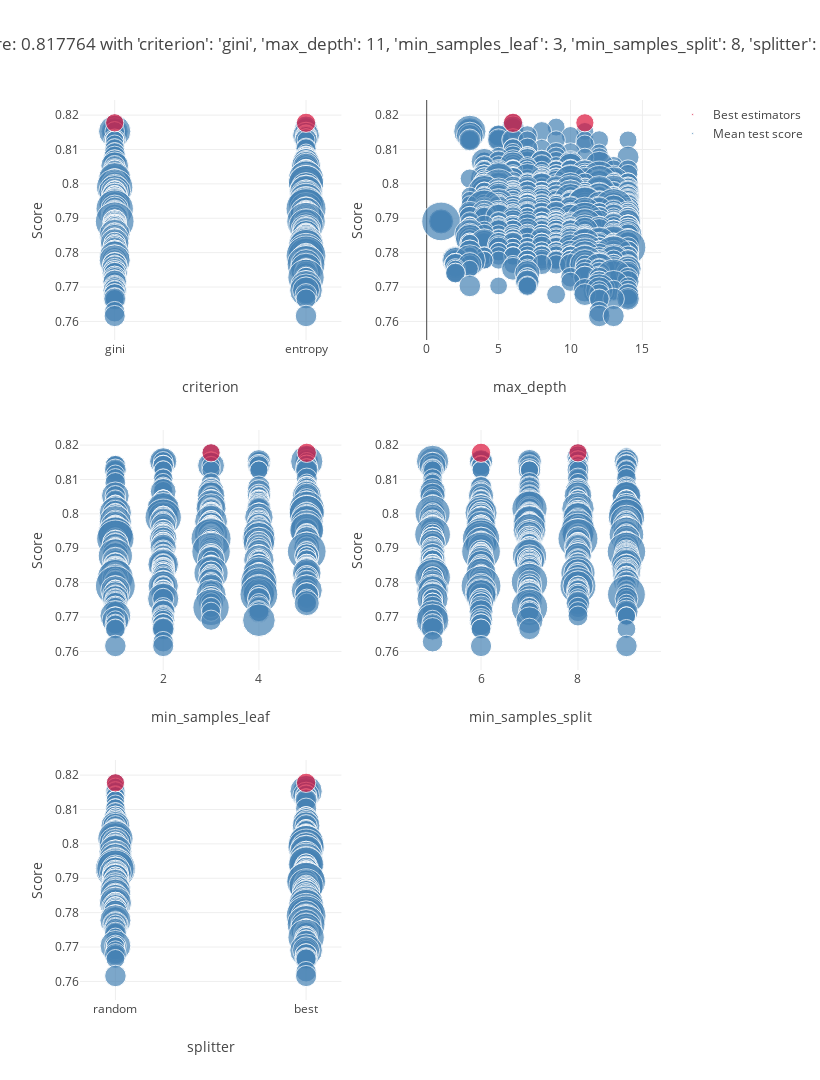

Notebook source saved alongside this figure:
### Markdown cell above
#### Postprunning

### Code cell
criter_range=['gini','entropy']
max_depth=range(15)
min_samples_split=range(5,10)
min_samples_leaf=range(1,6)

param_grid={'criterion':criter_range,'max_depth':max_depth,
            'min_samples_split':min_samples_split,
            'min_samples_leaf':min_samples_leaf,
            'splitter':["best","random"]
            }


grid_DT=GridSearchCV(DecisionTreeClassifier(), param_grid, cv=5, n_jobs=-1
) 

grid_DT.fit(X_train,y_train)

plot_grid_search(grid_DT)
table_grid_search(grid_DT)

### Figure 1 — Plotly figure (JSON) as saved in the notebook; plotly's stock layout.template omitted (floating-point values rounded to 4 significant figures; data arrays with more than 128 entries replaced by an {"elided": "..."} marker saying what was removed)
{"data": [{"marker": {"color": "SteelBlue", "size": {"elided": "1498 float values"}, "sizemin": 4, "sizemode": "area", "sizeref": 2.795e-05}, "mode": "markers", "name": "Mean test score", "showlegend": true, "text": {"elided": "1498 str values"}, "type": "scatter", "x": {"elided": "1498 str values"}, "xaxis": "x", "y": {"elided": "1498 float values"}, "yaxis": "y"}, {"marker": {"color": "Crimson", "size": [0.00464, 0.005224], "sizemin": 4, "sizemode": "area", "sizeref": 2.795e-05}, "mode": "markers", "name": "Best estimators", "showlegend": true, "text": ["{'criterion': 'gini', 'max_depth': 11, 'min_samples_leaf': 3, 'min_samples_split': 8, 'splitter': 'random'}", "{'criterion': 'entropy', 'max_depth': 6, 'min_samples_leaf': 5, 'min_samples_split': 6, 'splitter': 'best'}"], "type": "scatter", "x": ["gini", "entropy"], "xaxis": "x", "y": [0.8178, 0.8178], "yaxis": "y"}, {"marker": {"color": "SteelBlue", "size": {"elided": "1498 float values"}, "sizemin": 4, "sizemode": "area", "sizeref": 2.795e-05}, "mode": "markers", "name": "Mean test score", "showlegend": false, "text": {"elided": "1498 str values"}, "type": "scatter", "x": {"elided": "1498 int values"}, "xaxis": "x2", "y": {"elided": "1498 float values"}, "yaxis": "y2"}, {"marker": {"color": "Crimson", "size": [0.00464, 0.005224], "sizemin": 4, "sizemode": "area", "sizeref": 2.795e-05}, "mode": "markers", "name": "Best estimators", "showlegend": false, "text": ["{'criterion': 'gini', 'max_depth': 11, 'min_samples_leaf': 3, 'min_samples_split': 8, 'splitter': 'random'}", "{'criterion': 'entropy', 'max_depth': 6, 'min_samples_leaf': 5, 'min_samples_split': 6, 'splitter': 'best'}"], "type": "scatter", "x": [11, 6], "xaxis": "x2", "y": [0.8178, 0.8178], "yaxis": "y2"}, {"marker": {"color": "SteelBlue", "size": {"elided": "1498 float values"}, "sizemin": 4, "sizemode": "area", "sizeref": 2.795e-05}, "mode": "markers", "name": "Mean test score", "showlegend": false, "text": {"elided": "1498 str values"}, "type": "scatter", "x": {"elided": "1498 int values"}, "xaxis": "x3", "y": {"elided": "1498 float values"}, "yaxis": "y3"}, {"marker": {"color": "Crimson", "size": [0.00464, 0.005224], "sizemin": 4, "sizemode": "area", "sizeref": 2.795e-05}, "mode": "markers", "name": "Best estimators", "showlegend": false, "text": ["{'criterion': 'gini', 'max_depth': 11, 'min_samples_leaf': 3, 'min_samples_split': 8, 'splitter': 'random'}", "{'criterion': 'entropy', 'max_depth': 6, 'min_samples_leaf': 5, 'min_samples_split': 6, 'splitter': 'best'}"], "type": "scatter", "x": [3, 5], "xaxis": "x3", "y": [0.8178, 0.8178], "yaxis": "y3"}, {"marker": {"color": "SteelBlue", "size": {"elided": "1498 float values"}, "sizemin": 4, "sizemode": "area", "sizeref": 2.795e-05}, "mode": "markers", "name": "Mean test score", "showlegend": false, "text": {"elided": "1498 str values"}, "type": "scatter", "x": {"elided": "1498 int values"}, "xaxis": "x4", "y": {"elided": "1498 float values"}, "yaxis": "y4"}, {"marker": {"color": "Crimson", "size": [0.00464, 0.005224], "sizemin": 4, "sizemode": "area", "sizeref": 2.795e-05}, "mode": "markers", "name": "Best estimators", "showlegend": false, "text": ["{'criterion': 'gini', 'max_depth': 11, 'min_samples_leaf': 3, 'min_samples_split': 8, 'splitter': 'random'}", "{'criterion': 'entropy', 'max_depth': 6, 'min_samples_leaf': 5, 'min_samples_split': 6, 'splitter': 'best'}"], "type": "scatter", "x": [8, 6], "xaxis": "x4", "y": [0.8178, 0.8178], "yaxis": "y4"}, {"marker": {"color": "SteelBlue", "size": {"elided": "1498 float values"}, "sizemin": 4, "sizemode": "area", "sizeref": 2.795e-05}, "mode": "markers", "name": "Mean test score", "showlegend": false, "text": {"elided": "1498 str values"}, "type": "scatter", "x": {"elided": "1498 str values"}, "xaxis": "x5", "y": {"elided": "1498 float values"}, "yaxis": "y5"}, {"marker": {"color": "Crimson", "size": [0.00464, 0.005224], "sizemin": 4, "sizemode": "area", "sizeref": 2.795e-05}, "mode": "markers", "name": "Best estimators", "showlegend": false, "text": ["{'criterion': 'gini', 'max_depth': 11, 'min_samples_leaf': 3, 'min_samples_split': 8, 'splitter': 'random'}", "{'criterion': 'entropy', 'max_depth': 6, 'min_samples_leaf': 5, 'min_samples_split': 6, 'splitter': 'best'}"], "type": "scatter", "x": ["random", "best"], "xaxis": "x5", "y": [0.8178, 0.8178], "yaxis": "y5"}], "layout": {"height": 1080, "hovermode": "closest", "legend": {"traceorder": "reversed"}, "title": {"text": "Best score: 0.817764 with 'criterion': 'gini', 'max_depth': 11, 'min_samples_leaf': 3, 'min_samples_split': 8, 'splitter': 'random'"}, "width": 820, "xaxis": {"anchor": "y", "domain": [0, 0.45], "title": {"text": "criterion"}}, "xaxis2": {"anchor": "y2", "domain": [0.55, 1], "title": {"text": "max_depth"}}, "xaxis3": {"anchor": "y3", "domain": [0, 0.45], "title": {"text": "min_samples_leaf"}}, "xaxis4": {"anchor": "y4", "domain": [0.55, 1], "title": {"text": "min_samples_split"}}, "xaxis5": {"anchor": "y5", "domain": [0, 0.45], "title": {"text": "splitter"}}, "xaxis6": {"anchor": "y6", "domain": [0.55, 1]}, "yaxis": {"anchor": "x", "domain": [0.7333, 1], "title": {"text": "Score"}}, "yaxis2": {"anchor": "x2", "domain": [0.7333, 1], "title": {"text": "Score"}}, "yaxis3": {"anchor": "x3", "domain": [0.3667, 0.6333], "title": {"text": "Score"}}, "yaxis4": {"anchor": "x4", "domain": [0.3667, 0.6333], "title": {"text": "Score"}}, "yaxis5": {"anchor": "x5", "domain": [0, 0.2667], "title": {"text": "Score"}}, "yaxis6": {"anchor": "x6", "domain": [0, 0.2667]}}}
